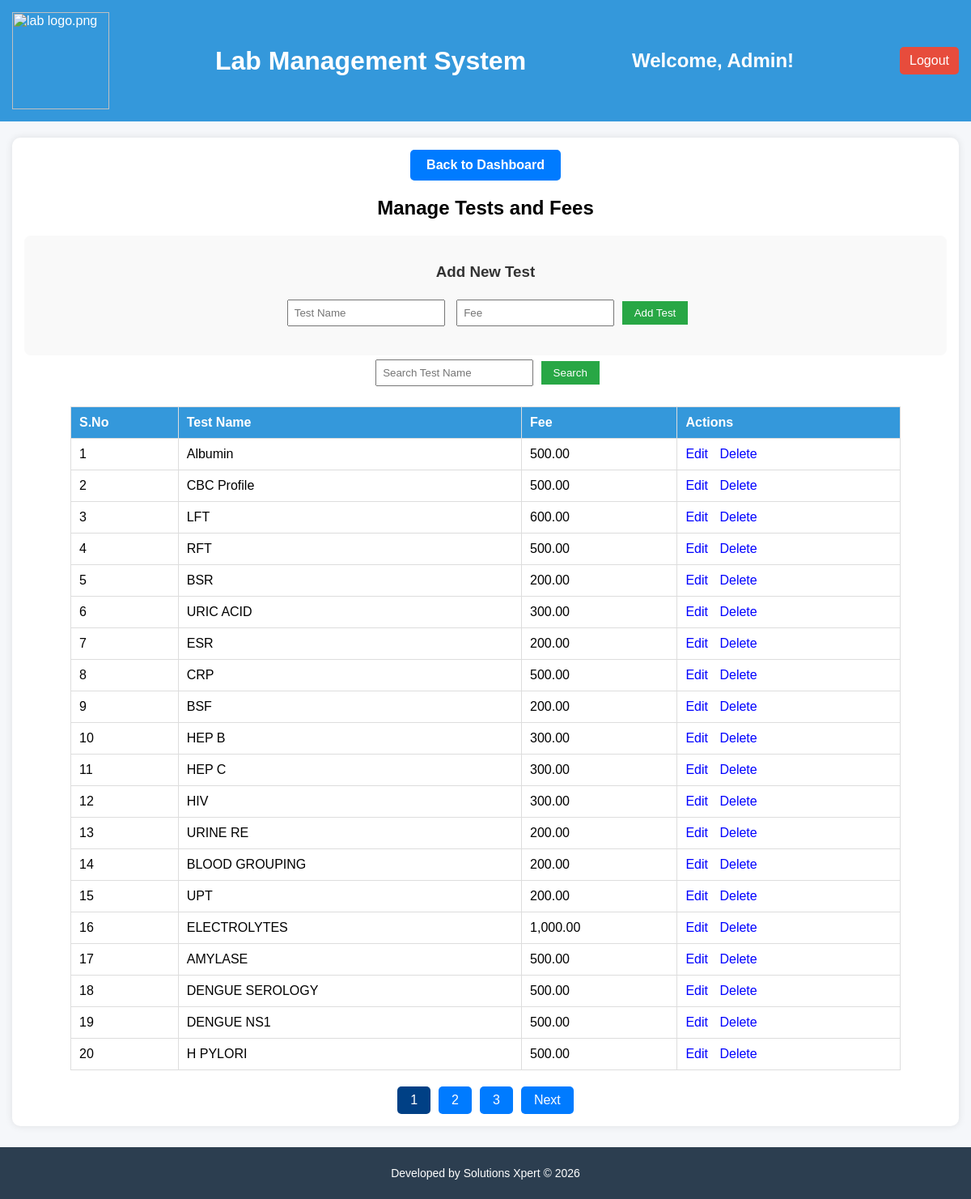
The page /manage_tests.php (signed in) on the database its author committed.
### tables this page shows
CREATE TABLE `tests` (
  `id` int(11) NOT NULL,
  `test_name` varchar(255) NOT NULL,
  `fee` decimal(10,2) NOT NULL,
  `table_name` varchar(100) DEFAULT NULL
);

### manage_tests.php (the view, shortened to what this page needs)
<?php
include "db.php";
include "header.php";
$search_query = "";
$search_term = "";
$tests_per_page = 20;
$total_tests_query = mysqli_query($conn, "SELECT COUNT(*) AS total FROM tests $search_query");
$total_tests_row = mysqli_fetch_assoc($total_tests_query);
$total_tests = $total_tests_row['total'];
$total_pages = ceil($total_tests / $tests_per_page);
$current_page = isset($_GET['page']) ? intval($_GET['page']) : 1;
$start_record = ($current_page - 1) * $tests_per_page;
$result = mysqli_query($conn, "SELECT * FROM tests $search_query LIMIT $start_record, $tests_per_page");
?>
<!DOCTYPE html>
<html>
<head>
    <link rel="stylesheet" href="style.css">
</head>
<body>
<div class="table-container">
<div style="text-align: center; margin-top: 20px;">
    <a href="dashboard.php" class="back-button" style="margin-bottom: 0px;margin-top: -20px;">Back to Dashboard</a>
</div>
    <h2>Manage Tests and Fees</h2>
    <div class="form-section">
        <form method="POST">
            <h3>Add New Test</h3>
            <input type="text" name="test_name" placeholder="Test Name" required>
            <input type="number" name="fee" placeholder="Fee" required step="0.01">
            <button type="submit" name="add_test">Add Test</button>
        </form>
    </div>
    <form method="POST" style="text-align: center;">
        <input type="text" name="search_term" placeholder="Search Test Name" value="<?= htmlspecialchars($search_term); ?>">
        <button type="submit">Search</button>
    </form>
    <table>
        <thead>
            <tr>
                <th>S.No</th>
                <th>Test Name</th>
                <th>Fee</th>
                <th>Actions</th>
            </tr>
        </thead>
        <tbody>
        <?php
        $serial = 1;
        while ($row = mysqli_fetch_assoc($result)) { ?>
            <tr>
                <td><?= $start_record + $serial++ ?></td>
                <td><?= htmlspecialchars($row['test_name']) ?></td>
                <td><?= number_format($row['fee'], 2) ?></td>
                <td class="action-links">
                    <a href="?edit=<?= $row['id'] ?>&search_term=<?= urlencode($search_term) ?>&page=<?= $current_page ?>">Edit</a>
                    <a href="?delete=<?= $row['id'] ?>&search_term=<?= urlencode($search_term) ?>&page=<?= $current_page ?>" onclick="return confirm('Are you sure?')">Delete</a>
                </td>
            </tr>
        <?php } ?>
        </tbody>
    </table>
    <div class="pagination">
        <?php
        $search_param = '&search_term=' . urlencode($search_term);
        for ($page = 1; $page <= $total_pages; $page++) {
            $active_class = ($page == $current_page) ? 'active' : '';
            echo '<a href="manage_tests.php?page=' . $page . $search_param . '" class="' . $active_class . '">' . $page . '</a>';
        }
        if ($current_page < $total_pages) {
            echo '<a href="manage_tests.php?page=' . ($current_page + 1) . $search_param . '">Next</a>';
        }
        ?>
    </div>
</div>
</body>
</html>
<?php include "footer.php"; ?>

### style.css (style rules this page uses)
body { font-family: Arial, sans-serif; margin: 0; background: #f5f7fa; }

### manage_tests.php (style rules this page uses)
.table-container { width: 95%; margin: 20px auto; background-color: #fff; border-radius: 10px; padding: 15px; box-shadow: 0 0 10px rgba(0,0,0,0.1); }
table { width: 90%; margin: 20px auto; border-collapse: collapse; }
th { font-weight: bold; padding: 10px; border: 1px solid #ddd; text-align: left; background-color: #3498db; color: white; }
td { padding: 10px; border: 1px solid #ddd; text-align: left; }
.action-links a { margin-right: 10px; text-decoration: none; color: blue; }
form input, form select { padding: 7px; margin: 5px; }
form button { padding: 7px 15px; background-color: #28a745; color: #fff; border: none; cursor: pointer; }
.form-section { margin-top: 20px; background: #f9f9f9; padding: 15px; border-radius: 8px; display: flex; justify-content: center; }
h2 { text-align: center; }
h3 { text-align: center; color: #333; }
.pagination { display: flex; justify-content: center; margin-top: 20px; }
.pagination a { padding: 8px 16px; margin: 0 5px; text-decoration: none; background-color: #007bff; color: white; border-radius: 5px; }
.pagination .active { background-color: #004085; }
.back-button { display: inline-block; background-color: #007BFF; color: white; padding: 10px 20px; border-radius: 5px; text-decoration: none; font-weight: bold; font-size: 16px; transition: background-color 0.3s ease; margin-bottom: 20px; cursor: pointer; }

### footer.php (style rules this page uses)
body { padding-bottom: 70px; }

### rows shown on the page
tests: serial "1", test_name "Albumin", fee "500.00"
tests: serial "2", test_name "CBC Profile", fee "500.00"
tests: serial "3", test_name "LFT", fee "600.00"
tests: serial "4", test_name "RFT", fee "500.00"
tests: serial "5", test_name "BSR", fee "200.00"
tests: serial "6", test_name "URIC ACID", fee "300.00"
tests: serial "7", test_name "ESR", fee "200.00"
tests: serial "8", test_name "CRP", fee "500.00"
tests: serial "9", test_name "BSF", fee "200.00"
tests: serial "10", test_name "HEP B", fee "300.00"
tests: serial "11", test_name "HEP C", fee "300.00"
tests: serial "12", test_name "HIV", fee "300.00"
tests: serial "13", test_name "URINE RE", fee "200.00"
tests: serial "14", test_name "BLOOD GROUPING", fee "200.00"
tests: serial "15", test_name "UPT", fee "200.00"
tests: serial "16", test_name "ELECTROLYTES", fee "1,000.00"
tests: serial "17", test_name "AMYLASE", fee "500.00"
tests: serial "18", test_name "DENGUE SEROLOGY", fee "500.00"
tests: serial "19", test_name "DENGUE NS1", fee "500.00"
tests: serial "20", test_name "H PYLORI", fee "500.00"

### other values the page prints
$username "Admin"
